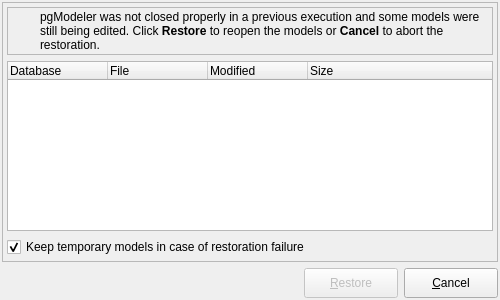
<?xml version="1.0" encoding="UTF-8"?>
<ui version="4.0">
 <class>ModelRestorationForm</class>
 <widget class="QDialog" name="ModelRestorationForm">
  <property name="windowModality">
   <enum>Qt::ApplicationModal</enum>
  </property>
  <property name="geometry">
   <rect>
    <x>0</x>
    <y>0</y>
    <width>500</width>
    <height>300</height>
   </rect>
  </property>
  <property name="sizePolicy">
   <sizepolicy hsizetype="Preferred" vsizetype="Preferred">
    <horstretch>0</horstretch>
    <verstretch>0</verstretch>
   </sizepolicy>
  </property>
  <property name="minimumSize">
   <size>
    <width>500</width>
    <height>300</height>
   </size>
  </property>
  <property name="maximumSize">
   <size>
    <width>16777215</width>
    <height>16777215</height>
   </size>
  </property>
  <property name="windowTitle">
   <string>Model restoration</string>
  </property>
  <property name="windowIcon">
   <iconset resource="../res/resources.qrc">
    <normaloff>:/icones/icones/pgsqlModeler48x48.png</normaloff>:/icones/icones/pgsqlModeler48x48.png</iconset>
  </property>
  <layout class="QGridLayout" name="gridLayout_3">
   <property name="leftMargin">
    <number>2</number>
   </property>
   <property name="topMargin">
    <number>2</number>
   </property>
   <property name="rightMargin">
    <number>2</number>
   </property>
   <property name="bottomMargin">
    <number>2</number>
   </property>
   <item row="1" column="4">
    <widget class="QPushButton" name="restore_btn">
     <property name="enabled">
      <bool>false</bool>
     </property>
     <property name="sizePolicy">
      <sizepolicy hsizetype="Preferred" vsizetype="Fixed">
       <horstretch>0</horstretch>
       <verstretch>0</verstretch>
      </sizepolicy>
     </property>
     <property name="minimumSize">
      <size>
       <width>90</width>
       <height>30</height>
      </size>
     </property>
     <property name="maximumSize">
      <size>
       <width>16777215</width>
       <height>16777215</height>
      </size>
     </property>
     <property name="text">
      <string>&amp;Restore</string>
     </property>
     <property name="icon">
      <iconset resource="../res/resources.qrc">
       <normaloff>:/icones/icones/restaurarobjeto.png</normaloff>:/icones/icones/restaurarobjeto.png</iconset>
     </property>
     <property name="iconSize">
      <size>
       <width>22</width>
       <height>22</height>
      </size>
     </property>
     <property name="default">
      <bool>true</bool>
     </property>
    </widget>
   </item>
   <item row="1" column="0">
    <widget class="QLabel" name="label">
     <property name="sizePolicy">
      <sizepolicy hsizetype="Fixed" vsizetype="Fixed">
       <horstretch>0</horstretch>
       <verstretch>0</verstretch>
      </sizepolicy>
     </property>
     <property name="text">
      <string/>
     </property>
     <property name="pixmap">
      <pixmap resource="../res/resources.qrc">:/imagens/imagens/pgmodeler_name.png</pixmap>
     </property>
    </widget>
   </item>
   <item row="0" column="0" colspan="6">
    <widget class="QFrame" name="frame">
     <property name="enabled">
      <bool>true</bool>
     </property>
     <property name="sizePolicy">
      <sizepolicy hsizetype="Expanding" vsizetype="Expanding">
       <horstretch>0</horstretch>
       <verstretch>0</verstretch>
      </sizepolicy>
     </property>
     <property name="frameShape">
      <enum>QFrame::StyledPanel</enum>
     </property>
     <property name="frameShadow">
      <enum>QFrame::Raised</enum>
     </property>
     <layout class="QGridLayout" name="gridLayout_4">
      <property name="leftMargin">
       <number>4</number>
      </property>
      <property name="topMargin">
       <number>4</number>
      </property>
      <property name="rightMargin">
       <number>4</number>
      </property>
      <property name="bottomMargin">
       <number>4</number>
      </property>
      <item row="0" column="0">
       <widget class="QFrame" name="message_frm">
        <property name="sizePolicy">
         <sizepolicy hsizetype="Preferred" vsizetype="Fixed">
          <horstretch>0</horstretch>
          <verstretch>0</verstretch>
         </sizepolicy>
        </property>
        <property name="minimumSize">
         <size>
          <width>0</width>
          <height>48</height>
         </size>
        </property>
        <property name="frameShape">
         <enum>QFrame::StyledPanel</enum>
        </property>
        <property name="frameShadow">
         <enum>QFrame::Raised</enum>
        </property>
        <layout class="QGridLayout" name="gridLayout">
         <property name="leftMargin">
          <number>2</number>
         </property>
         <property name="topMargin">
          <number>2</number>
         </property>
         <property name="rightMargin">
          <number>2</number>
         </property>
         <property name="bottomMargin">
          <number>2</number>
         </property>
         <item row="0" column="0">
          <widget class="QLabel" name="label_2">
           <property name="minimumSize">
            <size>
             <width>24</width>
             <height>24</height>
            </size>
           </property>
           <property name="maximumSize">
            <size>
             <width>24</width>
             <height>24</height>
            </size>
           </property>
           <property name="text">
            <string/>
           </property>
           <property name="textFormat">
            <enum>Qt::AutoText</enum>
           </property>
           <property name="pixmap">
            <pixmap resource="../res/resources.qrc">:/icones/icones/msgbox_alerta.png</pixmap>
           </property>
           <property name="scaledContents">
            <bool>true</bool>
           </property>
          </widget>
         </item>
         <item row="0" column="1">
          <widget class="QLabel" name="message_lbl">
           <property name="font">
            <font>
             <weight>50</weight>
             <bold>false</bold>
             <underline>false</underline>
             <strikeout>false</strikeout>
             <kerning>true</kerning>
            </font>
           </property>
           <property name="text">
            <string>pgModeler was not closed properly in a previous execution and some models were still being edited. Click &lt;strong&gt;Restore&lt;/strong&gt; to reopen the models or &lt;strong&gt;Cancel&lt;/strong&gt; to abort the restoration.</string>
           </property>
           <property name="wordWrap">
            <bool>true</bool>
           </property>
          </widget>
         </item>
        </layout>
       </widget>
      </item>
      <item row="2" column="0">
       <layout class="QGridLayout" name="gridLayout_2">
        <property name="spacing">
         <number>2</number>
        </property>
        <item row="0" column="0" colspan="2">
         <widget class="QCheckBox" name="keep_models_chk">
          <property name="sizePolicy">
           <sizepolicy hsizetype="Expanding" vsizetype="Fixed">
            <horstretch>0</horstretch>
            <verstretch>0</verstretch>
           </sizepolicy>
          </property>
          <property name="toolTip">
           <string>&lt;p&gt;pgModeler will try to recover the selected models but will not destroy them in case of loading failure. This option serves as a last resort in order to try to recover the database model. Temporary models will last until the application is closed so the user must try to manually recover the files before exit pgModeler.&lt;/p&gt;</string>
          </property>
          <property name="statusTip">
           <string/>
          </property>
          <property name="text">
           <string>Keep temporary models in case of restoration failure</string>
          </property>
          <property name="checked">
           <bool>true</bool>
          </property>
         </widget>
        </item>
       </layout>
      </item>
      <item row="1" column="0">
       <widget class="QTableWidget" name="tmp_files_tbw">
        <property name="editTriggers">
         <set>QAbstractItemView::NoEditTriggers</set>
        </property>
        <property name="alternatingRowColors">
         <bool>true</bool>
        </property>
        <property name="selectionMode">
         <enum>QAbstractItemView::MultiSelection</enum>
        </property>
        <property name="selectionBehavior">
         <enum>QAbstractItemView::SelectRows</enum>
        </property>
        <attribute name="horizontalHeaderStretchLastSection">
         <bool>true</bool>
        </attribute>
        <attribute name="verticalHeaderVisible">
         <bool>false</bool>
        </attribute>
        <column>
         <property name="text">
          <string>Database</string>
         </property>
         <property name="textAlignment">
          <set>AlignLeading|AlignVCenter</set>
         </property>
         <property name="icon">
          <iconset resource="../res/resources.qrc">
           <normaloff>:/icones/icones/database.png</normaloff>:/icones/icones/database.png</iconset>
         </property>
        </column>
        <column>
         <property name="text">
          <string>File</string>
         </property>
         <property name="textAlignment">
          <set>AlignLeading|AlignVCenter</set>
         </property>
         <property name="icon">
          <iconset resource="../res/resources.qrc">
           <normaloff>:/icones/icones/codigofonte.png</normaloff>:/icones/icones/codigofonte.png</iconset>
         </property>
        </column>
        <column>
         <property name="text">
          <string>Modified</string>
         </property>
         <property name="textAlignment">
          <set>AlignLeading|AlignVCenter</set>
         </property>
         <property name="icon">
          <iconset resource="../res/resources.qrc">
           <normaloff>:/icones/icones/validade.png</normaloff>:/icones/icones/validade.png</iconset>
         </property>
        </column>
        <column>
         <property name="text">
          <string>Size</string>
         </property>
         <property name="textAlignment">
          <set>AlignLeading|AlignVCenter</set>
         </property>
        </column>
       </widget>
      </item>
     </layout>
    </widget>
   </item>
   <item row="1" column="5">
    <widget class="QPushButton" name="cancel_btn">
     <property name="sizePolicy">
      <sizepolicy hsizetype="Preferred" vsizetype="Fixed">
       <horstretch>0</horstretch>
       <verstretch>0</verstretch>
      </sizepolicy>
     </property>
     <property name="minimumSize">
      <size>
       <width>90</width>
       <height>30</height>
      </size>
     </property>
     <property name="maximumSize">
      <size>
       <width>16777215</width>
       <height>16777215</height>
      </size>
     </property>
     <property name="text">
      <string>&amp;Cancel</string>
     </property>
     <property name="icon">
      <iconset resource="../res/resources.qrc">
       <normaloff>:/icones/icones/msgbox_erro.png</normaloff>:/icones/icones/msgbox_erro.png</iconset>
     </property>
     <property name="iconSize">
      <size>
       <width>22</width>
       <height>22</height>
      </size>
     </property>
     <property name="flat">
      <bool>false</bool>
     </property>
    </widget>
   </item>
   <item row="1" column="1" colspan="3">
    <spacer>
     <property name="orientation">
      <enum>Qt::Horizontal</enum>
     </property>
     <property name="sizeHint" stdset="0">
      <size>
       <width>186</width>
       <height>27</height>
      </size>
     </property>
    </spacer>
   </item>
  </layout>
 </widget>
 <resources>
  <include location="../res/resources.qrc"/>
 </resources>
 <connections/>
</ui>
